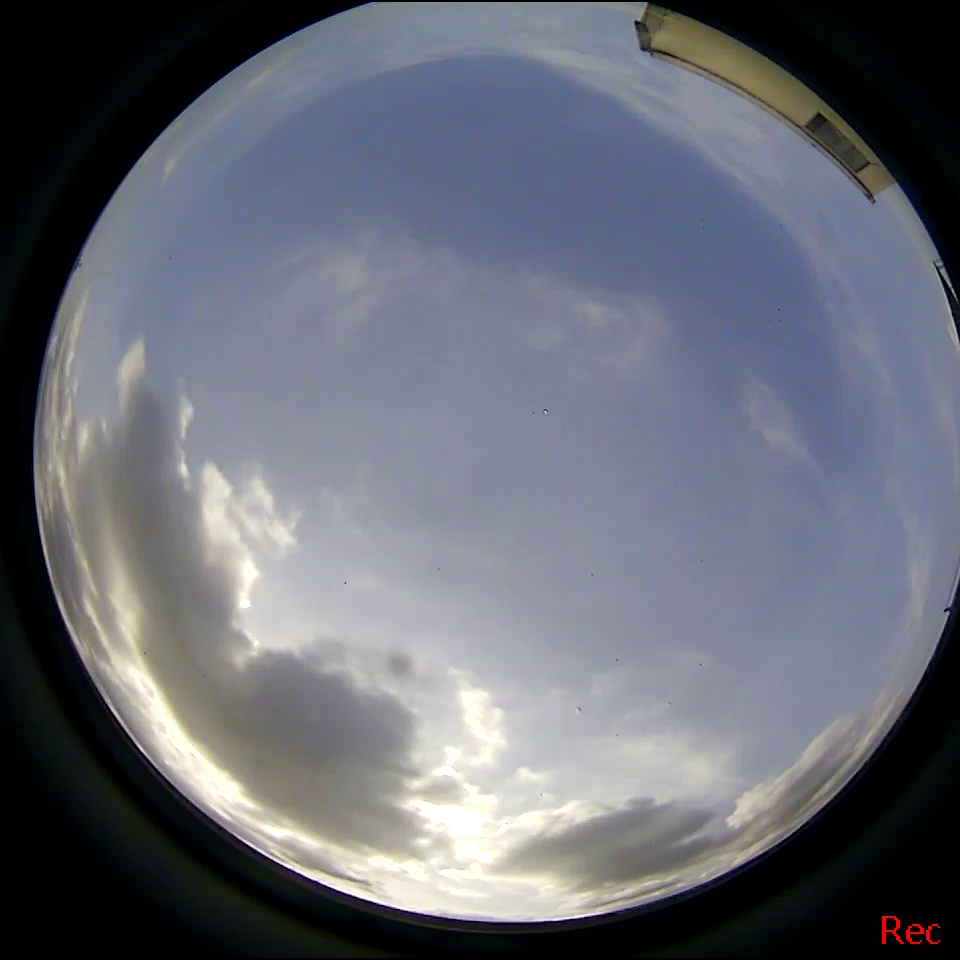
#> input picture raw-frames/frame_0.jpg, 960 x 960 px; its folder holds only this picture in this run
$ python segmentation.py
#> lines starting #> are read from the running program, lines starting #| are printed output that depends on the picture; after the words box and inside, x2 and y2 are one past the last pixel; in counts of white or black regions, pixels touching at a corner belong together
import os
import cv2
import numpy as np

def extract_image_features(image_path):
    # Read the image
#> called with image_path = 'raw-frames/frame_0.jpg'
    image = cv2.imread(image_path)
#> image is the input picture: shape (960, 960, 3); mean B, G, R 115.6, 105.4, 102.3

    # Convert the image to grayscale
    gray = cv2.cvtColor(image, cv2.COLOR_BGR2GRAY)
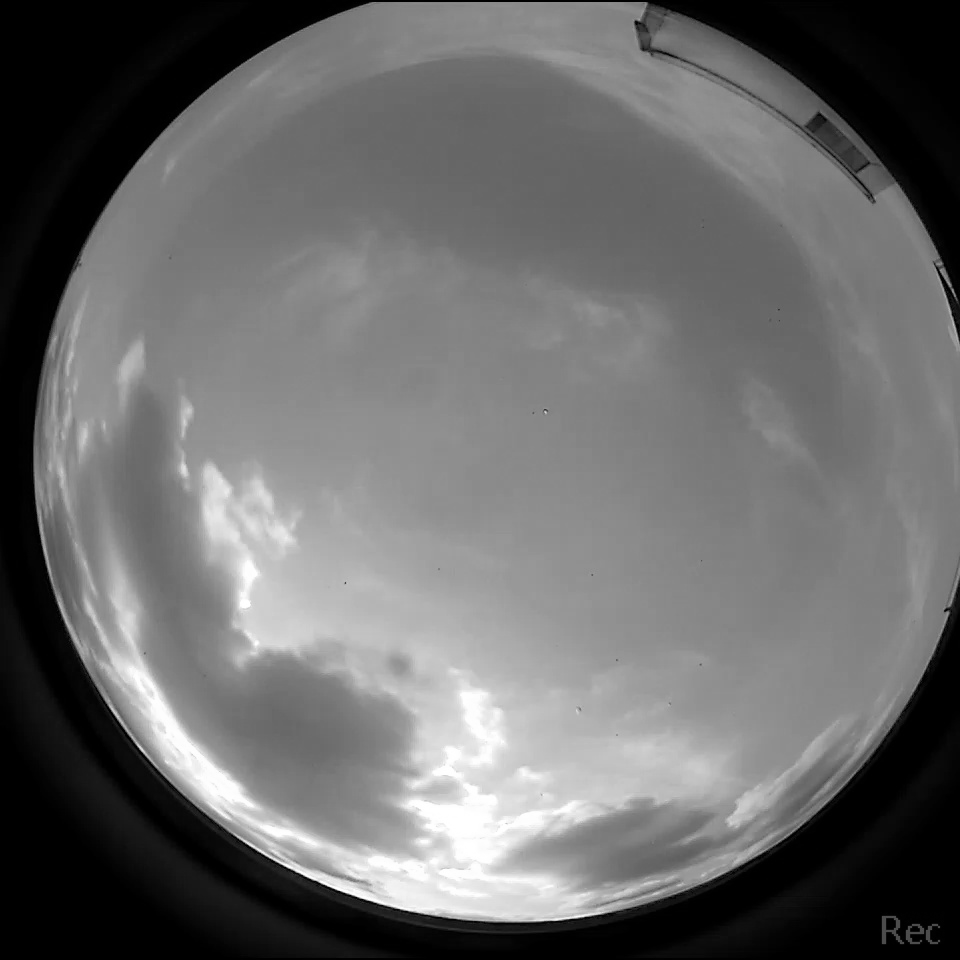
#> gray: shape (960, 960); min 0, max 255, mean 105.7

    # Calculate the average color of the sky (blue)
    average_sky_color = np.mean(image[0:100, 0:100], axis=(0, 1))
#> average_sky_color = [0.0348, 0.0123, 0.003]

    # Apply Canny edge detection to detect edges in the image
    edges = cv2.Canny(gray, threshold1=30, threshold2=120)
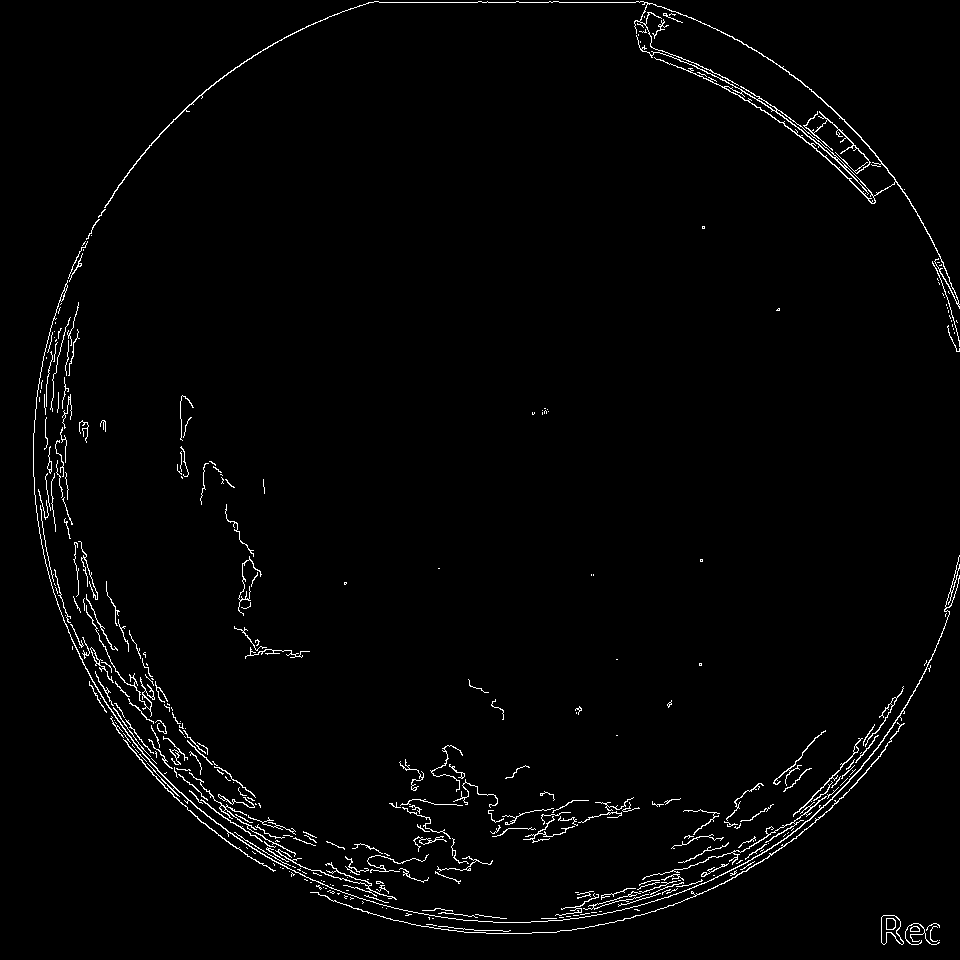
#> edges: shape (960, 960); 1.9% white in thin lines or dots

    # Calculate the total number of edge pixels
    total_edge_pixels = np.sum(edges > 0)
#> total_edge_pixels = 17253

    # Calculate the percentage of edge pixels in the image
    edge_pixel_percentage = (total_edge_pixels / (image.shape[0] * image.shape[1])) * 100
#> edge_pixel_percentage = 1.87

    # Extract additional features as needed, such as texture, shape, or cloud cover percentage

    # For example, you could use color segmentation to estimate cloud cover percentage

    # Define regions with blue color (sky)
    lower_blue = np.array([90, 100, 100], dtype=np.uint8)
    upper_blue = np.array([140, 255, 255], dtype=np.uint8)

    # Create a mask for the blue regions
    mask = cv2.inRange(image, lower_blue, upper_blue)
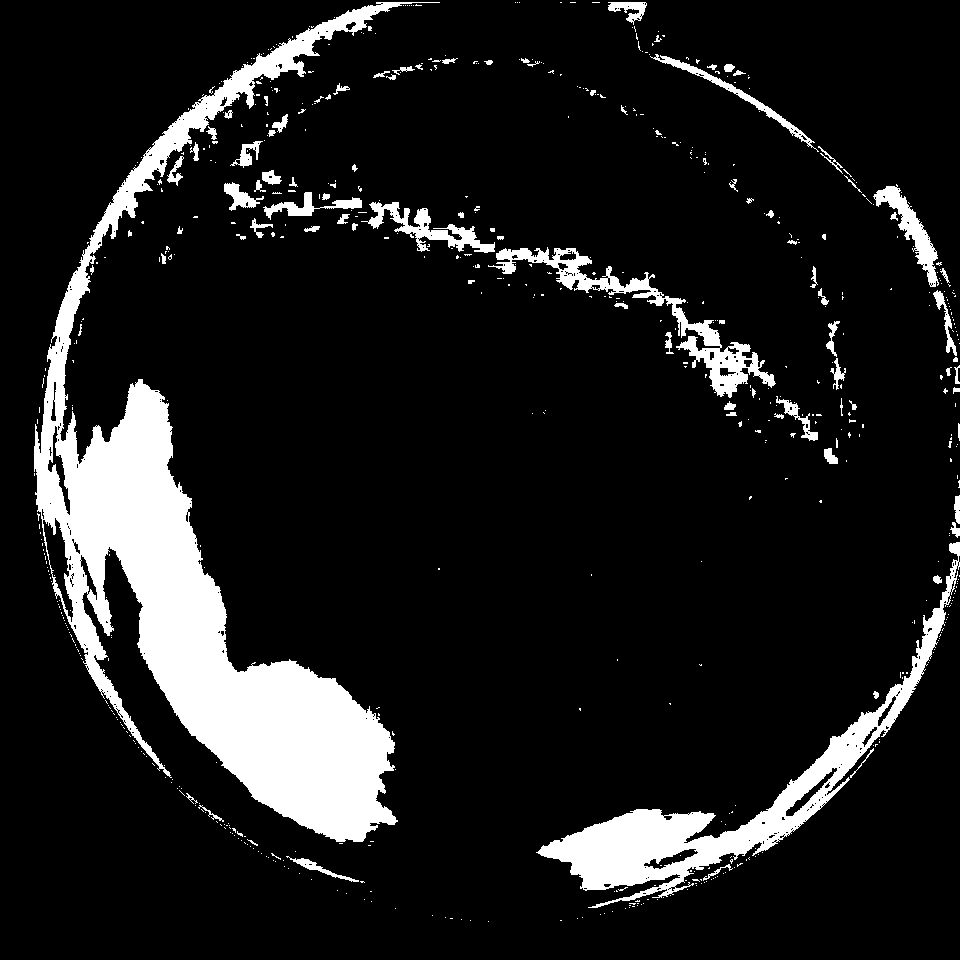
#> mask: shape (960, 960); 11.7% white; 649 white regions (558 under 20 px), largest, box (x1, y1, x2, y2) and area: (34, 2, 440, 842) 69516, (536, 542, 960, 908) 18060, (488, 247, 776, 398) 5701

    # Calculate the cloud cover percentage
    cloud_cover_percentage = (np.sum(mask > 0) / (image.shape[0] * image.shape[1])) * 100
#> cloud_cover_percentage = 11.66

    # Return the extracted features as a dictionary
    features = {
        "average_sky_color": average_sky_color,
        "edge_pixel_percentage": edge_pixel_percentage,
        "cloud_cover_percentage": cloud_cover_percentage,
    }
#> features = {'average_sky_color': [0.0348, 0.0123, 0.003], 'edge_pixel_percentage': 1.87, 'cloud_cover_percentage': 11.66}

    return features

# Define the folder containing the images
image_folder = "raw-frames"

# Create the output directory if it doesn't exist
output_folder = "segmented_images"
os.makedirs(output_folder, exist_ok=True)

# Iterate through the images in the folder
i=0
for filename in os.listdir(image_folder):
    if filename.endswith(('.jpg')):
        image_path = os.path.join(image_folder, filename)
        image_features = extract_image_features(image_path)
#> image_features has the same summary as features in extract_image_features

        # Read the image for segmentation
        image = cv2.imread(image_path)

        # Perform segmentation (for example, using color segmentation)
        lower_blue = np.array([90, 100, 100], dtype=np.uint8)
        upper_blue = np.array([140, 255, 255], dtype=np.uint8)
        mask = cv2.inRange(image, lower_blue, upper_blue)
        segmented_image = cv2.bitwise_and(image, image, mask=mask)
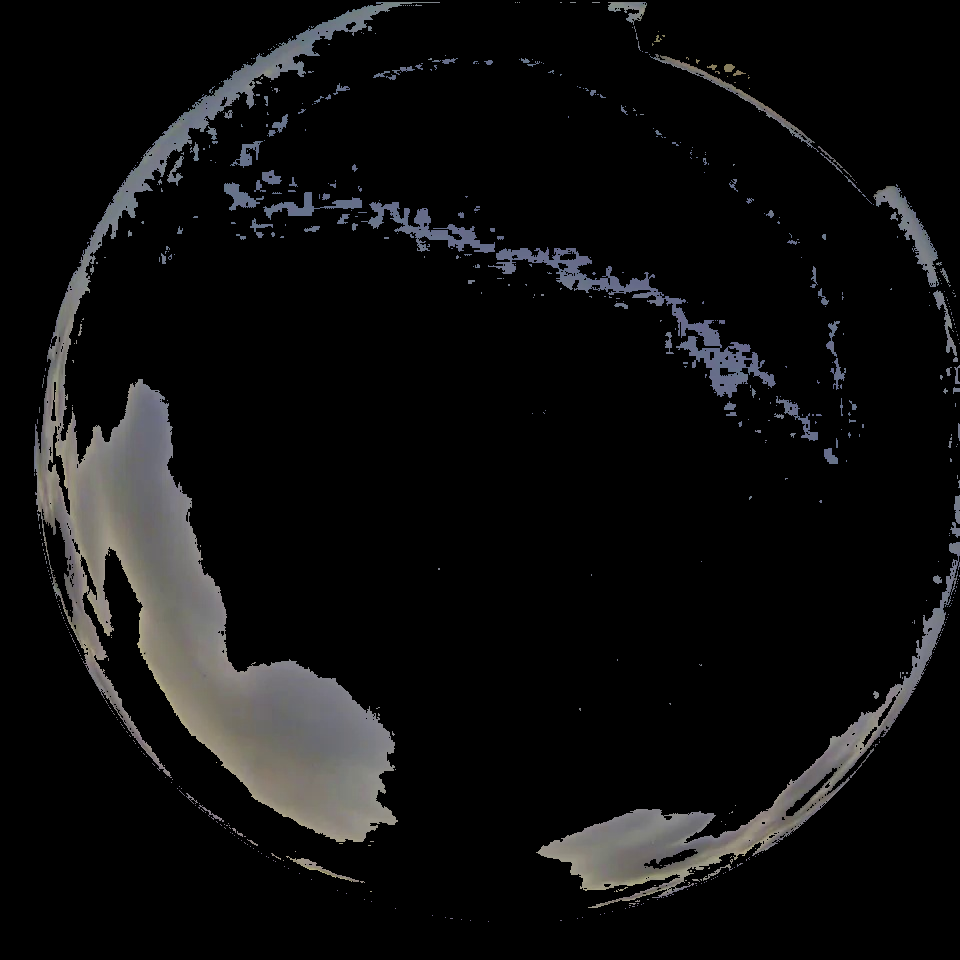
#> segmented_image: shape (960, 960, 3); mean B, G, R 14.4, 14.3, 14.4

        # Extract the cloud cover percentage from features
        cloud_cover_percentage = int(image_features["cloud_cover_percentage"])
#> cloud_cover_percentage = 11

        # Construct the new filename with label and percentage of cloud
        new_filename = f"label_cloud{i}_{cloud_cover_percentage}.jpg"
#> new_filename = 'label_cloud0_11.jpg'
        i=i+1

        # Save the segmented image in the output directory with the new filename
        output_path = os.path.join(output_folder, new_filename)
        cv2.imwrite(output_path, segmented_image)

# Print a message indicating the completion
print("Segmented images saved in the 'segmented_images' folder with label and percentage of cloud as names.")
